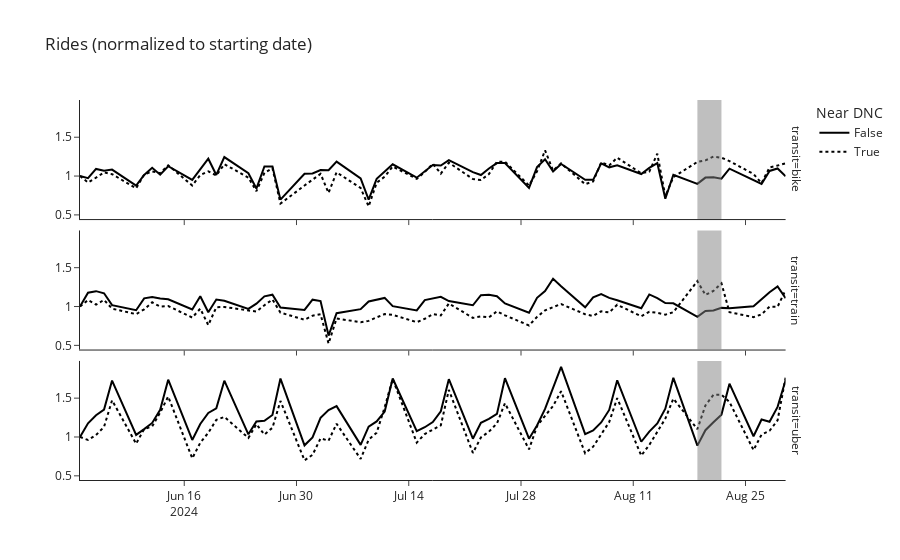

The notebook cell saved with this chart:
### Code cell
chart = px.line(plot_data, x='date', y='demean', 
        line_dash='nearby', facet_row='transit',
        color_discrete_sequence=['black'],
        title= 'Rides (normalized to starting date)',
        labels={'date':'', 'demean':'',
                'nearby':'Near DNC'},
        template='simple_white')
chart.add_vrect(x0="2024-08-19", x1="2024-08-22", 
                fillcolor="gray", opacity=.5)
chart.write_image("../../../reports/replication/parallel_trends.jpeg")
!cp ../../../reports/replication/parallel_trends.jpeg ../../../../eric-mc2-cv/static/img
chart.show()
